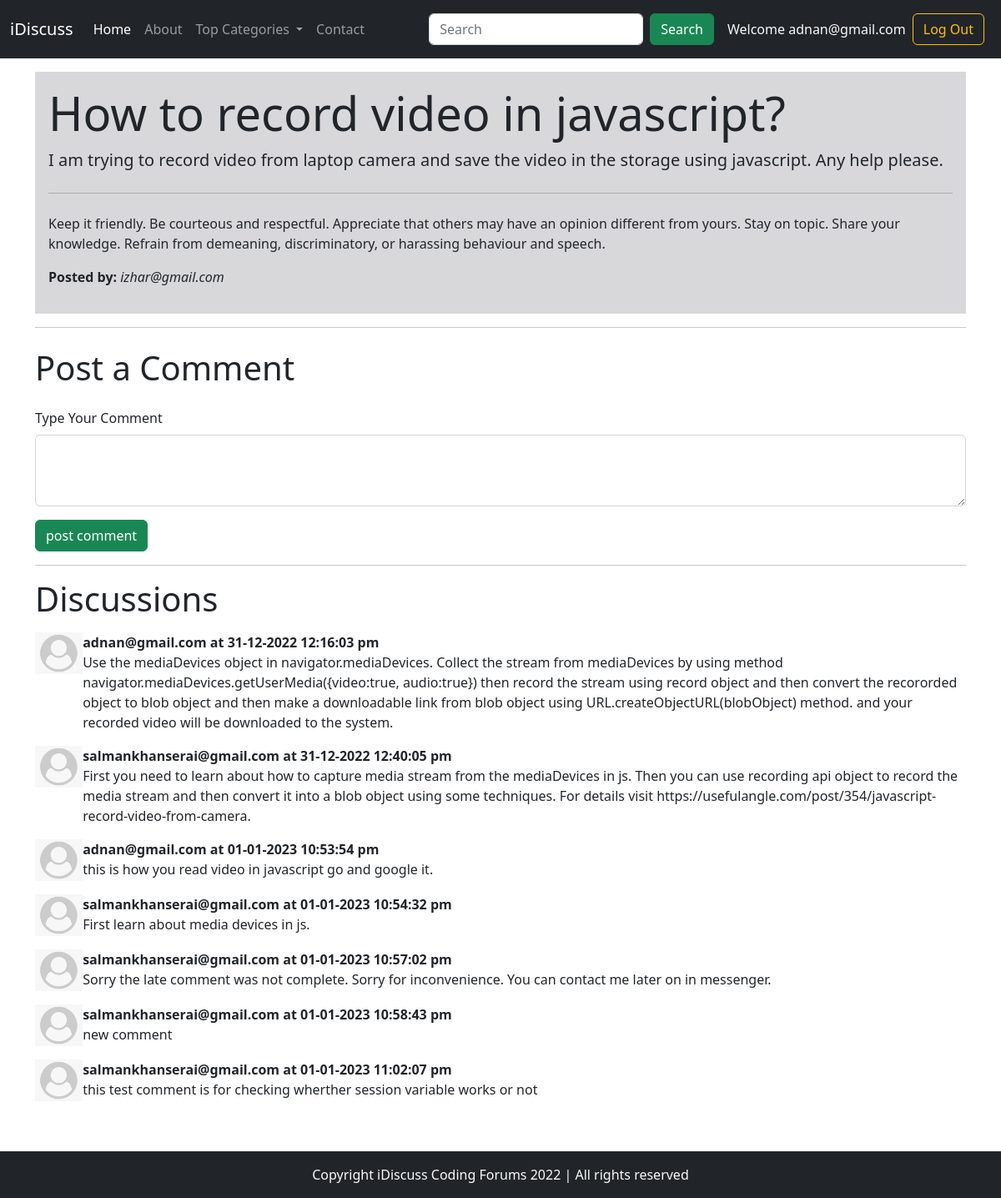
Screenshot of /thread.php?threadid=3 (signed in) with the database file from the repository.
### tables this page shows
CREATE TABLE `threads` (
  `thread_id` int(11) NOT NULL,
  `thread_title` varchar(255) NOT NULL,
  `thread_desc` text NOT NULL,
  `thread_cat_id` int(11) NOT NULL,
  `thread_user_id` int(11) NOT NULL,
  `timestamp` datetime NOT NULL DEFAULT current_timestamp()
);

CREATE TABLE `users` (
  `user_id` int(11) NOT NULL,
  `user_email` varchar(100) NOT NULL,
  `user_pass` varchar(255) NOT NULL,
  `timestamp` datetime NOT NULL DEFAULT current_timestamp()
);

CREATE TABLE `comments` (
  `comment_id` int(11) NOT NULL,
  `comment_content` text NOT NULL,
  `comment_thread_id` int(11) NOT NULL,
  `comment_user_id` int(11) NOT NULL,
  `comment_time` datetime NOT NULL DEFAULT current_timestamp()
);

### thread.php (the view, shortened to what this page needs)
<?php
include 'partials/_dbconnect.php';
?>
<!DOCTYPE html>
<html lang="en">
<head>
    <link rel="stylesheet" href="bootstrap/css/bootstrap.min.css">
</head>
<body>
    <?php include 'partials/_header.php'; ?>
    <div class="container my-3">
        <?php
        $thread_id = $_GET['threadid'];
        $sql = "SELECT * FROM `threads` WHERE `thread_id`='$thread_id'";
        $result = mysqli_query($conn, $sql);
        $row = mysqli_fetch_assoc($result);
        $thread_user_id = $row['thread_user_id'];
        $sql2 = "SELECT user_email FROM users WHERE user_id='$thread_user_id'";
        $result2 = mysqli_query($conn, $sql2);
        $row2 = mysqli_fetch_assoc($result2);
        $user_email = $row2['user_email'];
        ?>
        <div class="jumbotron p-3" style="background-color: #d8d8db;">
            <h1 class="display-4"><?php echo $row['thread_title']; ?></h1>
            <p class="lead"><?php echo $row['thread_desc']; ?></p>
            <hr class="my-4">
            <p>Keep it friendly.
                Be courteous and respectful. Appreciate that others may have an opinion different from yours.
                Stay on topic.
                Share your knowledge.
                Refrain from demeaning, discriminatory, or harassing behaviour and speech.</p>
            <p class="lead">
            <p><b>Posted by: </b><em><?php echo $user_email; ?></em></p>
            </p>
        </div>
        <hr>
    </div>
    <?php
    if (isset($_SESSION['login']) && $_SESSION['login'] == true) {
    ?>
        <div class="container">
            <h1 class="my-4">Post a Comment</h1>
            <form action="thread.php?threadid=<?php echo $thread_id; ?>" method="post" class="my-3">
                <div class="mb-3">
                    <label for="comment" class="form-label">Type Your Comment</label>
                    <textarea class="form-control" name="comment" id="comment" rows="3" required></textarea>
                </div>
                <button type="submit" class="btn btn-success" name="btn-post-comment">post comment</button>
            </form>
            <hr>
        </div>
    <?php
    }
    ?>
    <div class="container">
        <h1 class="my-3">Discussions</h1>
        <?php
        $sql = "SELECT * FROM `comments` WHERE `comment_thread_id`='$thread_id'";
        $results = mysqli_query($conn, $sql);
        while ($row = mysqli_fetch_assoc($results)) {
            $comment_user_id = $row['comment_user_id'];
            $sql2 = "SELECT user_email FROM users WHERE user_id='$comment_user_id'";
            $result2 = mysqli_query($conn, $sql2);
            $row2 = mysqli_fetch_assoc($result2);
            $user_email = $row2['user_email'];
        ?>
            <div class="media d-flex my-3">
                <img class="mr-3" src="img/user-default.png" height="50" alt="User Image">
                <div class="media-body">
                    <p class="my-0"><b><?php echo $user_email . " at " . date('d-m-Y h:i:s a', strtotime($row['comment_time'])); ?></b></p>
                    <?php echo $row['comment_content']; ?>
                </div>
            </div>
        <?php
        }
        ?>
    </div>
    <?php include 'partials/_footer.php'; ?>
</body>
</html>

### rows the page displays
threads: thread_title "How to record video in javascript?", thread_desc "I am trying to record video from laptop camera and save the video in the storage using javascript. Any help please."
users: user_email "izhar@gmail.com"
comments: users.user_email "adnan@gmail.com", comment_time "31-12-2022 12:16:03 pm", comment_content "Use the mediaDevices object in navigator.mediaDevices. Collect the stream from mediaDevices by using method navigator.mediaDevices.getUserMedia({video:true, audio:true}) then record the stream using record object and then convert the recororded object to blob object and then make a downloadable link from blob object using URL.createObjectURL(blobObject) method. and your recorded video will be downloaded to the system."
comments: users.user_email "salmankhanserai@gmail.com", comment_time "31-12-2022 12:40:05 pm", comment_content "First you need to learn about how to capture media stream from the mediaDevices in js. Then you can use recording api object to record the media stream and then convert it into a blob object using some techniques. For details visit https://usefulangle.com/post/354/javascript-record-video-from-camera."
comments: users.user_email "adnan@gmail.com", comment_time "01-01-2023 10:53:54 pm", comment_content "this is how you read video in javascript go and google it."
comments: users.user_email "salmankhanserai@gmail.com", comment_time "01-01-2023 10:54:32 pm", comment_content "First learn about media devices in js."
comments: users.user_email "salmankhanserai@gmail.com", comment_time "01-01-2023 10:57:02 pm", comment_content "Sorry the late comment was not complete. Sorry for inconvenience. You can contact me later on in messenger."
comments: users.user_email "salmankhanserai@gmail.com", comment_time "01-01-2023 10:58:43 pm", comment_content "new comment"
comments: users.user_email "salmankhanserai@gmail.com", comment_time "01-01-2023 11:02:07 pm", comment_content "this test comment is for checking wherther session variable works or not"

### other values shown
$_SESSION['user_email'] "adnan@gmail.com"
